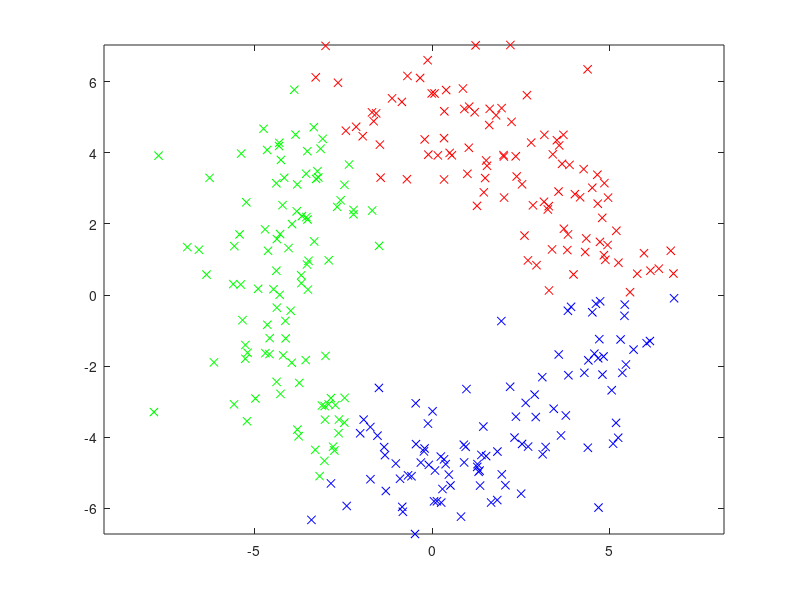

Write MATLAB code to recreate this figure.
clc; clear;

% generating the "round" data set
gen = false;

N = 100;
Circle = zeros(3*N,3);
thet = 1;
d = 5;
if (gen)     
    r1 = rand(N,1) * 2/3*pi;
    d1 = d + mvnrnd(0,thet,N);
    Circle(1:N,:) = [d1 .* cos(r1) d1 .* sin(r1) 1 * ones(N,1)];
    
    r2 = rand(N,1) * 2/3*pi + 2/3*pi;
    d2 = d + mvnrnd(0,thet,N);
    Circle(N+1:2*N,:) = [d2 .* cos(r2) d2 .* sin(r2) 2 * ones(N,1)];
    
    r3 = rand(N,1) * 2/3*pi + 4/3*pi;
    d3 = d + mvnrnd(0,thet,N);
    Circle(2*N+1:3*N,:) = [d3 .* cos(r3) d3 .* sin(r3) 3 * ones(N,1)];
    
    % split data into 10 x 80%/20% sets
    times = 10;
    tr = .8;
    for ii = 1:times
        
        [~,indi] = sort(rand(3*N,1));
        train = Circle(indi(1:floor(3*N*tr)),:);
        test = Circle(indi(1:floor(3*N*tr)),:);
        
        eval(['dlmwrite(''train_circle.',num2str(ii-1),''',train,''delimiter'', '' '', ''precision'', 5)'])
        eval(['dlmwrite(''test_circle.',num2str(ii-1),''',test,''delimiter'', '' '', ''precision'', 5)'])
    end
    
    save circle Circle
end

load circle
figure(1)
cla
plot(Circle(1:N,1),Circle(1:N,2),'rx')
hold on
plot(Circle(N+1:2*N,1),Circle(N+1:2*N,2),'gx')
plot(Circle(2*N+1:3*N,1),Circle(2*N+1:3*N,2),'bx')
axis equal